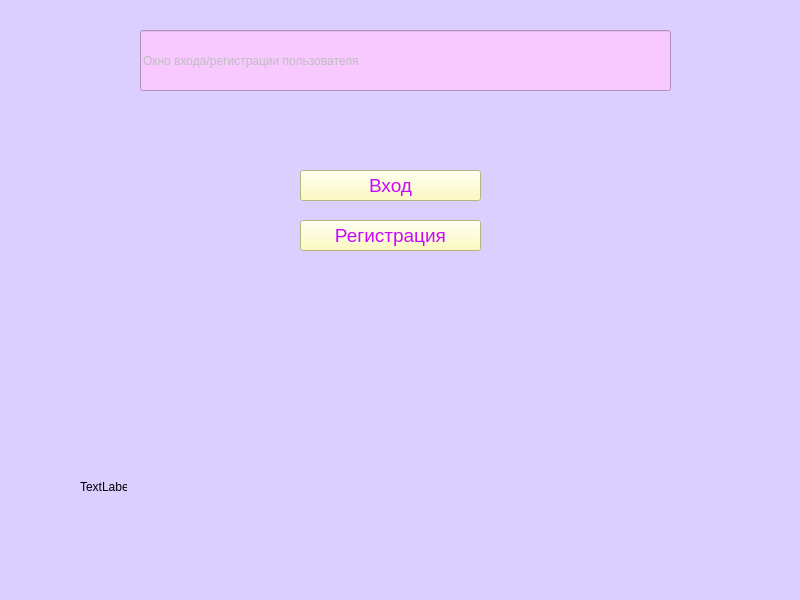
<?xml version="1.0" encoding="UTF-8"?>
<ui version="4.0">
 <class>label1</class>
 <widget class="QMainWindow" name="label1">
  <property name="geometry">
   <rect>
    <x>0</x>
    <y>0</y>
    <width>800</width>
    <height>600</height>
   </rect>
  </property>
  <property name="font">
   <font>
    <pointsize>28</pointsize>
   </font>
  </property>
  <property name="windowTitle">
   <string>MainWindow</string>
  </property>
  <property name="styleSheet">
   <string notr="true">background-color: rgb(219, 207, 255);</string>
  </property>
  <widget class="QWidget" name="centralwidget">
   <widget class="QLineEdit" name="lineEdit">
    <property name="enabled">
     <bool>false</bool>
    </property>
    <property name="geometry">
     <rect>
      <x>140</x>
      <y>30</y>
      <width>531</width>
      <height>61</height>
     </rect>
    </property>
    <property name="palette">
     <palette>
      <active>
       <colorrole role="Button">
        <brush brushstyle="SolidPattern">
         <color alpha="255">
          <red>247</red>
          <green>201</green>
          <blue>255</blue>
         </color>
        </brush>
       </colorrole>
       <colorrole role="Base">
        <brush brushstyle="SolidPattern">
         <color alpha="255">
          <red>247</red>
          <green>201</green>
          <blue>255</blue>
         </color>
        </brush>
       </colorrole>
       <colorrole role="Window">
        <brush brushstyle="SolidPattern">
         <color alpha="255">
          <red>247</red>
          <green>201</green>
          <blue>255</blue>
         </color>
        </brush>
       </colorrole>
       <colorrole role="Highlight">
        <brush brushstyle="SolidPattern">
         <color alpha="255">
          <red>82</red>
          <green>195</green>
          <blue>255</blue>
         </color>
        </brush>
       </colorrole>
      </active>
      <inactive>
       <colorrole role="Button">
        <brush brushstyle="SolidPattern">
         <color alpha="255">
          <red>247</red>
          <green>201</green>
          <blue>255</blue>
         </color>
        </brush>
       </colorrole>
       <colorrole role="Base">
        <brush brushstyle="SolidPattern">
         <color alpha="255">
          <red>247</red>
          <green>201</green>
          <blue>255</blue>
         </color>
        </brush>
       </colorrole>
       <colorrole role="Window">
        <brush brushstyle="SolidPattern">
         <color alpha="255">
          <red>247</red>
          <green>201</green>
          <blue>255</blue>
         </color>
        </brush>
       </colorrole>
       <colorrole role="Highlight">
        <brush brushstyle="SolidPattern">
         <color alpha="255">
          <red>82</red>
          <green>195</green>
          <blue>255</blue>
         </color>
        </brush>
       </colorrole>
      </inactive>
      <disabled>
       <colorrole role="Button">
        <brush brushstyle="SolidPattern">
         <color alpha="255">
          <red>247</red>
          <green>201</green>
          <blue>255</blue>
         </color>
        </brush>
       </colorrole>
       <colorrole role="Base">
        <brush brushstyle="SolidPattern">
         <color alpha="255">
          <red>247</red>
          <green>201</green>
          <blue>255</blue>
         </color>
        </brush>
       </colorrole>
       <colorrole role="Window">
        <brush brushstyle="SolidPattern">
         <color alpha="255">
          <red>247</red>
          <green>201</green>
          <blue>255</blue>
         </color>
        </brush>
       </colorrole>
       <colorrole role="Highlight">
        <brush brushstyle="SolidPattern">
         <color alpha="255">
          <red>51</red>
          <green>153</green>
          <blue>255</blue>
         </color>
        </brush>
       </colorrole>
      </disabled>
     </palette>
    </property>
    <property name="styleSheet">
     <string notr="true">background-color: rgb(247, 201, 255);
font: 75 22pt &quot;MS Shell Dlg 2&quot;;</string>
    </property>
    <property name="text">
     <string>Окно входа/регистрации пользователя</string>
    </property>
   </widget>
   <widget class="QPushButton" name="log_in">
    <property name="geometry">
     <rect>
      <x>300</x>
      <y>170</y>
      <width>181</width>
      <height>31</height>
     </rect>
    </property>
    <property name="font">
     <font>
      <family>MS Shell Dlg 2</family>
      <pointsize>14</pointsize>
      <weight>9</weight>
      <italic>false</italic>
      <bold>false</bold>
     </font>
    </property>
    <property name="styleSheet">
     <string notr="true">font: 75 14pt &quot;MS Shell Dlg 2&quot;;
color: rgb(202, 8, 255);
background-color: rgb(255, 253, 174);</string>
    </property>
    <property name="text">
     <string>Вход</string>
    </property>
   </widget>
   <widget class="QPushButton" name="registration">
    <property name="geometry">
     <rect>
      <x>300</x>
      <y>220</y>
      <width>181</width>
      <height>31</height>
     </rect>
    </property>
    <property name="font">
     <font>
      <family>MS Shell Dlg 2</family>
      <pointsize>14</pointsize>
      <weight>9</weight>
      <italic>false</italic>
      <bold>false</bold>
     </font>
    </property>
    <property name="styleSheet">
     <string notr="true">color: rgb(202, 8, 255);
background-color: rgb(255, 253, 174);
font: 75 14pt &quot;MS Shell Dlg 2&quot;;</string>
    </property>
    <property name="text">
     <string>Регистрация</string>
    </property>
   </widget>
   <widget class="QLabel" name="label">
    <property name="geometry">
     <rect>
      <x>80</x>
      <y>480</y>
      <width>47</width>
      <height>13</height>
     </rect>
    </property>
    <property name="text">
     <string>TextLabel</string>
    </property>
   </widget>
  </widget>
  <widget class="QStatusBar" name="statusbar"/>
 </widget>
 <resources/>
 <connections/>
</ui>
